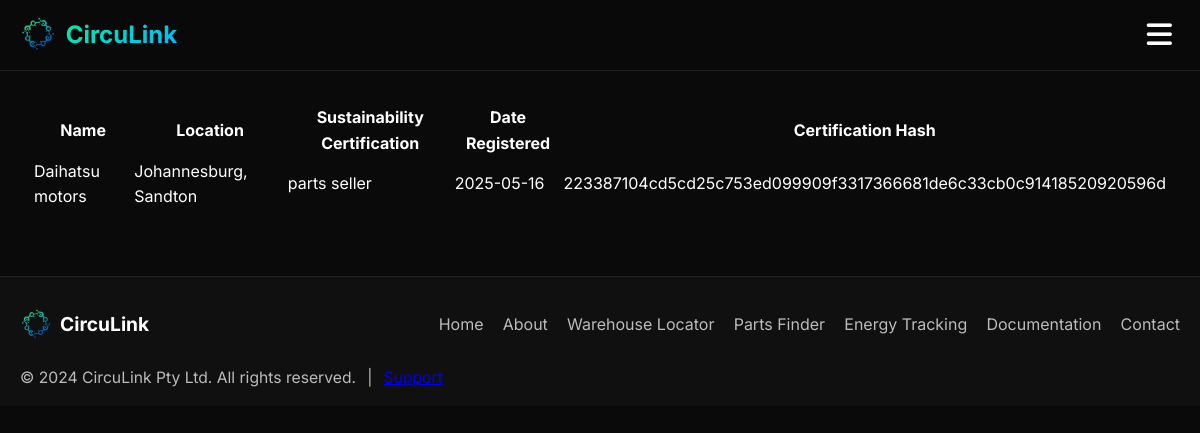
The app's page /suppliers with its own data.
### app.py (models this page shows)
class Supplier(db.Model):
    id = db.Column(db.Integer, primary_key=True)
    name = db.Column(db.String(100), nullable=False)
    location = db.Column(db.String(200), nullable=False)
    sustainability_cert = db.Column(db.String(200), nullable=False)
    date_registered = db.Column(db.DateTime, default=datetime.utcnow)
    cert_hash = db.Column(db.String(64), unique=True)

### app.py (the view)
@app.route('/suppliers')
def suppliers():
    suppliers = Supplier.query.all()
    return render_template('suppliers.html', suppliers=suppliers)

### templates/suppliers.html (shortened to what this page needs)
{% extends "base.html" %}
{% block content %}
<table>
    <thead>
        <tr>
            <th>Name</th>
            <th>Location</th>
            <th>Sustainability Certification</th>
            <th>Date Registered</th>
            <th>Certification Hash</th>
        </tr>
    </thead>
    <tbody>
        {% for supplier in suppliers %}
        <tr>
            <td>{{ supplier.name }}</td>
            <td>{{ supplier.location }}</td>
            <td>{{ supplier.sustainability_cert }}</td>
            <td>{{ supplier.date_registered.strftime('%Y-%m-%d') }}</td>
            <td class="cert-hash">{{ supplier.cert_hash }}</td>
        </tr>
        {% endfor %}
    </tbody>
</table>
{% endblock %}

### templates/base.html (shortened to what this page needs)
<!DOCTYPE html>
<html lang="en">
<head>
    <link rel="stylesheet" href="https://cdnjs.cloudflare.com/ajax/libs/font-awesome/6.0.0/css/all.min.css">
</head>
<body>
    <header class="header-bar">
        <a href="/" class="header-brand">
            <img src="/static/images/logo.png" alt="CircuLink Logo" style="height: 36px; width: auto; vertical-align: middle;">
        </a>
        <button class="menu-toggle" id="menu-toggle" aria-label="Toggle Menu">
            <i class="fas fa-bars"></i>
        </button>
    </header>
    <div class="layout-with-sidebar">
        <main class="main-content">
            {% block content %}{% endblock %}
        </main>
    </div>
    <footer class="footer">
        <div class="footer-container">
            <div class="footer-brand">
                <img src="/static/images/logo.png" alt="CircuLink Logo" style="height: 32px; width: auto; vertical-align: middle; margin-right: 0.5rem;">
                <span>CircuLink</span>
            </div>
            <div class="footer-links">
                <a href="/">Home</a>
                <a href="/about">About</a>
                <a href="/warehouse_locator">Warehouse Locator</a>
                <a href="/parts_finder">Parts Finder</a>
                <a href="/energy_tracking">Energy Tracking</a>
                <a href="/documentation">Documentation</a>
                <a href="/contact">Contact</a>
            </div>
            <div class="footer-info">
                <span>&copy; {{ 2024 }} CircuLink Pty Ltd. All rights reserved.</span>
                <span>|</span>
                <a href="mailto:circulinksa@gmail.com">Support</a>
            </div>
        </div>
    </footer>
</body>
</html>

### templates/base.html (style rules this page uses)
:root { --primary-gradient: linear-gradient(135deg, #00ff88 0%, #00b8ff 100%); --secondary-gradient: linear-gradient(135deg, #ff00ff 0%, #00b8ff 100%); --dark-bg: #0a0a0a; --darker-bg: #050505; --card-bg: rgba(255, 255, 255, 0.05); --text-primary: #ffffff; --text-secondary: rgba(255, 255, 255, 0.7); --accent-green: #00ff88; --accent-blue: #00b8ff; --sidebar-width: 250px; }
* { margin: 0; padding: 0; box-sizing: border-box; }
body { font-family: 'Inter', sans-serif; line-height: 1.6; background: var(--dark-bg); color: var(--text-primary); min-height: 100vh; overflow-x: hidden; }
.header-bar { position: sticky; top: 0; background: rgba(10, 10, 10, 0.95); backdrop-filter: blur(10px); border-bottom: 1px solid rgba(255, 255, 255, 0.1); padding: 0.8rem 20px; z-index: 1000; display: flex; justify-content: space-between; align-items: center; }
.header-brand { font-size: 1.5rem; font-weight: 700; background: var(--primary-gradient); -webkit-background-clip: text; background-clip: text; color: transparent; text-decoration: none; display: flex; align-items: center; gap: 0.6rem; }
.menu-toggle { background: none; border: none; color: var(--text-primary); font-size: 1.8rem; cursor: pointer; padding: 0.5rem; display: flex; align-items: center; justify-content: center; z-index: 1001; transition: transform 0.3s ease; }
.main-content { flex: 1; margin-left: 0; padding: 2rem; }
.footer { background: #101010; color: #bbb; padding: 2rem 0 1rem 0; border-top: 1px solid rgba(255,255,255,0.08); margin-top: 2rem; font-size: 1rem; }
.footer-container { max-width: 1200px; margin: 0 auto; display: flex; flex-wrap: wrap; align-items: center; justify-content: space-between; gap: 1.5rem; padding: 0 20px; }
.footer-brand { display: flex; align-items: center; font-weight: 700; font-size: 1.2rem; color: #fff; }
.footer-links { display: flex; gap: 1.2rem; flex-wrap: wrap; }
.footer-links a { color: #bbb; text-decoration: none; transition: color 0.2s; }
.footer-info { display: flex; align-items: center; gap: 0.7rem; font-size: 0.98rem; }

### records on screen
Supplier: name "Daihatsu motors", location "Johannesburg, Sandton", sustainability_cert "parts seller", date_registered "2025-05-16", cert_hash "223387104cd5cd25c753ed099909f3317366681de6c33cb0c91418520920596d"

### other values on screen
{{ 2024 }} "2024"
